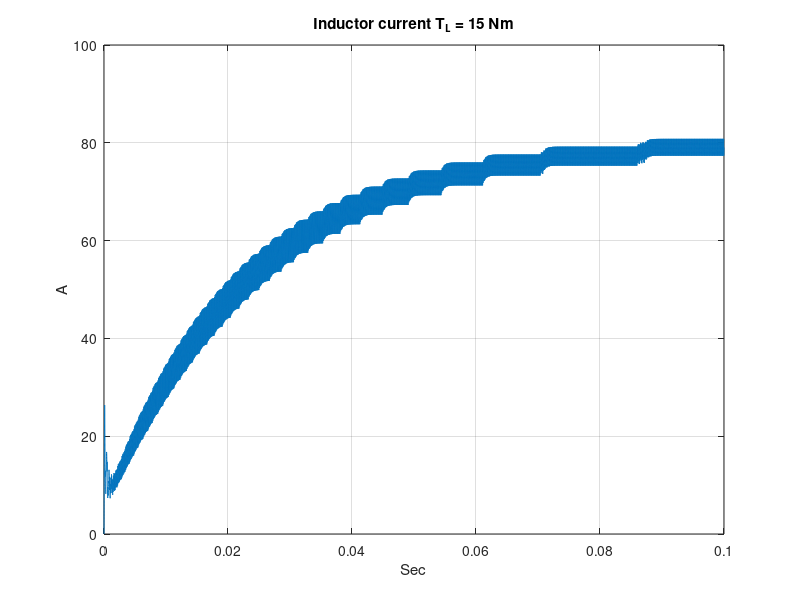
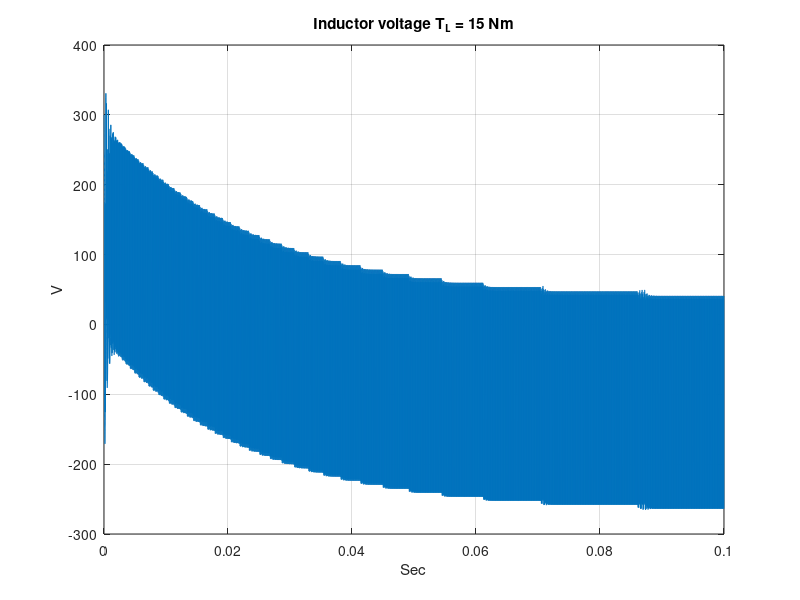
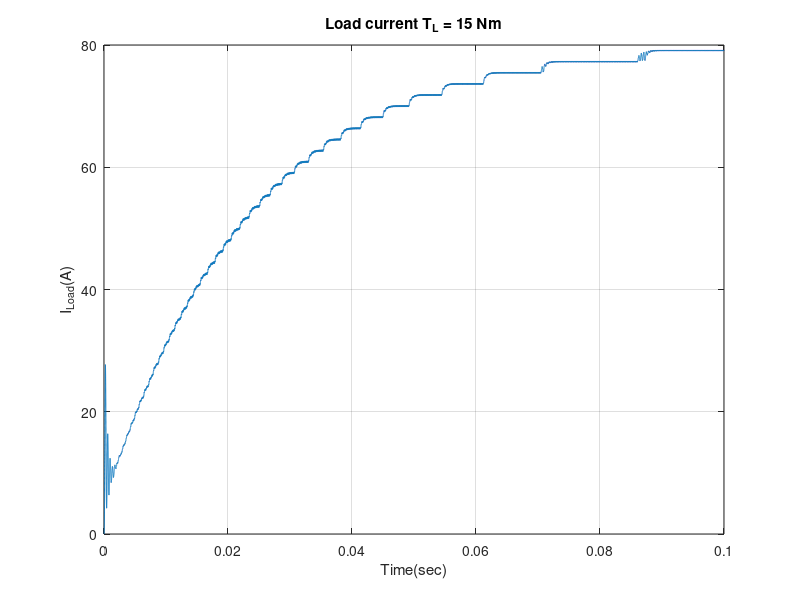
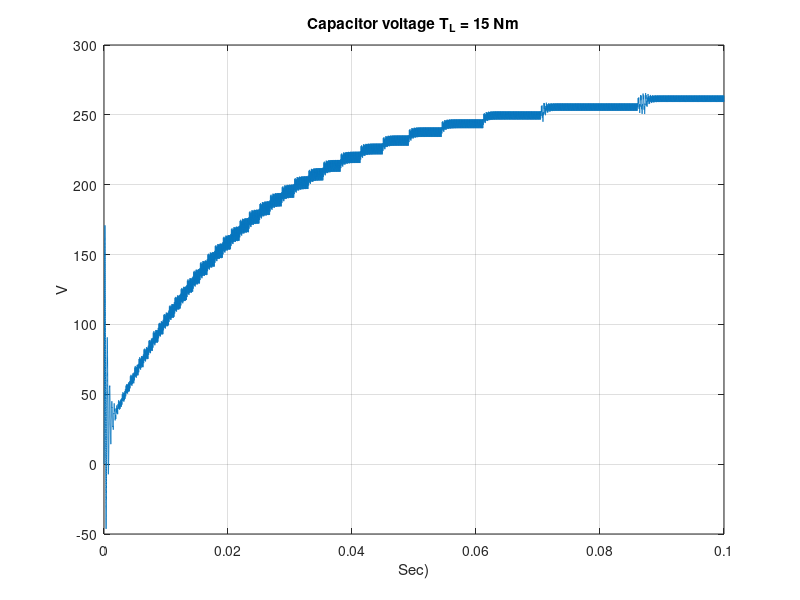

Here is the MATLAB script that generated these plots, in order:
%% 4.1
clear all;
close all;
clc;

Vs = 300;                       % Source voltage
C = 0.00001;                    % Capacitance
R = 3;                          % Resistance
L = 0.001;                      % Induction
fs = 10000;                     % Frequency
Ts = 1/fs;                      % Period


dt = 0.000001;                  % Step
n = 1000;                       % Amount of periods
t = 0:dt:n*Ts-dt;               % Time

Kp = 0.001;
Ki = 0.5;

%Motor parameters
Ra = 3;             % Resistance
La = 0.0005;        % Induction
J = 0.005;          % kgm^2
Kt = 0.3;           % Nm/A
Ke = 0.3;           % v/rad/s
TL = 15;            % Torque
omega = 80;         % Reference value

pulse = (sawtooth(2*pi*fs*t,(1/2))+1)/2;

% Phase 1 state space
A1 = [0 0 -1/L; 0 -Ra/La 1/La; 1/C -1/C 0];
B1 = [1/L 0; 0 -1/La; 0 0];
C1 = eye(3);
D1 = zeros(3,2);

sys1 = ss(A1,B1,C1,D1);
sys_dis1 = c2d(sys1,dt);

sysa = sys_dis1.A;
sysb = sys_dis1.B;
sysc = sys_dis1.C;
sysd = sys_dis1.D;

% Phase 2 state space
A2 = [0 0 -1/L; 0 -Ra/La 1/La; 1/C -1/C 0];
B2 = [0 0; 0 -1/La; 0 0];
C2 = eye(3);
D2 = zeros(3,2);


sys2 = ss(A2,B2,C2,D2);
sys_dis2 = c2d(sys2,dt);

sys2a = sys_dis2.A;
sys2b = sys_dis2.B;
sys2c = sys_dis2.C;
sys2d = sys_dis2.D;

% Motor state space
A_motor = Kt/J;
B_motor = -1/J;
C_motor = Ke;
D_motor = 0;

sysmotor = ss(A_motor,B_motor,C_motor,D_motor);
sys_dismotor = c2d(sysmotor,dt);

motora = sys_dismotor.A;
motorb = sys_dismotor.B;
motorc = sys_dismotor.C;
motord = sys_dismotor.D;

% Controller state space
Ac = 0;
Bc = 1;
Cc = Ki;   
Dc = Kp;

sysc = ss(Ac,Bc,Cc,Dc);
sysc_dis = c2d(sysc,dt);

cona=sysc_dis.A;
conb=sysc_dis.B;
conc=sysc_dis.C;
cond=sysc_dis.D;

x1 = 0;  
x2 = 0; 
g = 100; 
v = 0;   
j = 1;

% Helping vector
IL = zeros(size(t));                        
VL = zeros(size(t));  
Va = zeros(size(t));
Ia = zeros(size(t));                        
Vc = zeros(size(t));                        
Ic = zeros(size(t));                                                
Te = zeros(size(t));                        
wm = zeros(size(t));                          
error = zeros(size(t));                     
x = zeros(size(t));                          
duty = zeros(size(n));                      
step_p = zeros(size(g));                    


for k=0:1:n-1
    if (j==1)
        % Generating pulse
        for i=1:g
            if(pulse(i)>= duty(j))
                step_p(i) = min(pulse);
            else
                step_p(i) = max(pulse);
            end
        end
    else
        for i=1:g
            if(pulse(i)>= duty(j-1))
                step_p(i) = min(pulse);
            else
                step_p(i) = max(pulse);
            end
        end
    end
    
    % Calculating current and voltages
    for u = 1:Ts/dt
        if(step_p(u) == max(step_p))
            % phase 1
            IL(u+1+v) = sysa(1,:)*[IL(u+v); Ia(u+v); Vc(u+v)] + sysb(1,:)*[Vs; Va(u+v)];
            Ia(u+1+v) = sysa(2,:)*[IL(u+v); Ia(u+v); Vc(u+v)] + sysb(2,:)*[Vs; Va(u+v)];
            Ic(u+v) = IL(u+v) - Ia(u+v);
            Vc(u+1+v) = sysa(3,:)*[IL(u+v); Ia(u+v); Vc(u+v)] + sysb(3,:)*[Vs; Va(u+v)];
            VL(u+v) = Vs - Vc(u+v);
            
        else
            % phase 2
            IL(u+1+v) = sys2a(1,:)*[IL(u+v); Ia(u+v); Vc(u+v)] + sys2b(1,:)*[Vs; Va(u+v)];
            Ia(u+1+v) = sys2a(2,:)*[IL(u+v); Ia(u+v); Vc(u+v)] + sys2b(2,:)*[Vs; Va(u+v)];
            Ic(u+v) = IL(u+v) - Ia(u+v);
            Vc(u+1+v) = sys2a(3,:)*[IL(u+v); Ia(u+v); Vc(u+v)] + sys2b(3,:)*[Vs; Va(u+v)];
            VL(u+v) = - Vc(u+v);
            
        end
        
        %omega computing
        Te(u+v) = Kt*Ia(u+v);
        wm(u+1+v) = motora*Ia(u+v) + motorb*TL;
        Va(u+1+v) = motorc*wm(u+1+v);
        
        % error computing
        error(u+v) =  wm(u+v) - omega;
        x(u+1+v) = cona*x(u+v) + conb*error(u+v);
        
        if(u == g)
            x1 = x(u+v);
            x2 = error(u+v);
        end
        
    end
    
    duty(j) = abs(conc*x1 + cond*x2);
    
    %incrementing constants
    v = v+g;
    j = j+1;
end


% Plots
figure;
plot(t,IL(1:end-1));
grid on;
xlabel('Sec');
ylabel('A');
title('Inductor current T_L = 15 Nm');

figure;
plot(t,VL);
grid on;
xlabel('Sec');
ylabel('V');
title('Inductor voltage T_L = 15 Nm');

figure;
plot(t,Ia(1:end-1));
grid on;
xlabel('Time(sec)');
ylabel('I_{Load}(A)');
title('Load current T_L = 15 Nm');

figure;
plot(t,Vc(1:end-1));
grid on;
xlabel('Sec)');
ylabel('V');
title('Capacitor voltage T_L = 15 Nm');

figure;
plot(t,Ic);
grid on;
xlabel('Sec');
ylabel('A');
title('Capacitor current T_L = 15 Nm');

figure;
plot(t,wm(1:end-1));
grid on;
xlabel('Sec)');
ylabel('rad/s');
title('Angular frequency T_L = 15 Nm');

figure;
plot(t,Te);
grid on;
xlabel('Sec)');
ylabel('Nm');
title('Electric torque T_L = 15 Nm');
